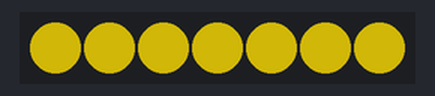
Recording of a program running on a simulated CircuitPython board. Shown: 7 RGB LEDs in strip order, left to right. Dim RGB values are drawn brighter than linear; random numbers come from a fixed seed.

Above: at 0.46 s.
At 37.81 s:
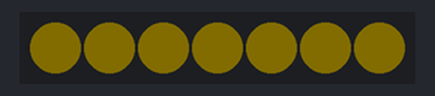
Timing chart, 0 to 40.0 s (numbered marks = the images above):
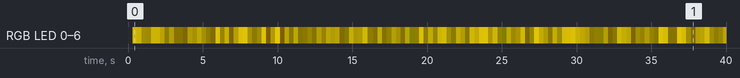

The program:

code.py
```python
"""Jack-o'-Lantern flame example Adafruit M0 Feather with NeoPixel strip"""

from math import pow
from random import randint
import board
import neopixel

# Number of NeoPixels
NUMPIX = 7

# Pin where NeoPixels are connected
PIXPIN = board.D12

#Change order if output color is incorrect; i.e. RGB, RGBW, GRBW, GRB
STRIP = neopixel.NeoPixel(PIXPIN, NUMPIX, brightness=5.0, pixel_order=neopixel.GRBW)

#First value pre-set
PREV = 128

#Lower the number the more wispy of the light
InitOffset = 24

#Random Start and End
ranSt = 40
ranEd = 191

def split(first, second, offset):

    if offset != 0:
        mid = ((first + second + 1) / 2 + randint(-offset, offset))
        offset = int(offset / 2)
        split(first, mid, offset)
        split(mid, second, offset)
    else:
        level = pow(first / 255.0, 2.7) * 255.0 + 0.5
        STRIP.fill((int(level/.7), int(level / .8), int(level / 20)))
        STRIP.write()


while True:  # Loop forever...
    LVL = randint(ranSt, ranEd)
    split(PREV, LVL, InitOffset)
    PREV = LVL
```

Measured:
- by itself, RGB LED 0–6: off → RGB(121, 106, 4) at 0.31 s, → RGB(109, 95, 3) 0.31 s later, → RGB(34, 30, 1) 0.31 s later, → RGB(31, 27, 1) 0.31 s later, … (129 changes in this stretch)
